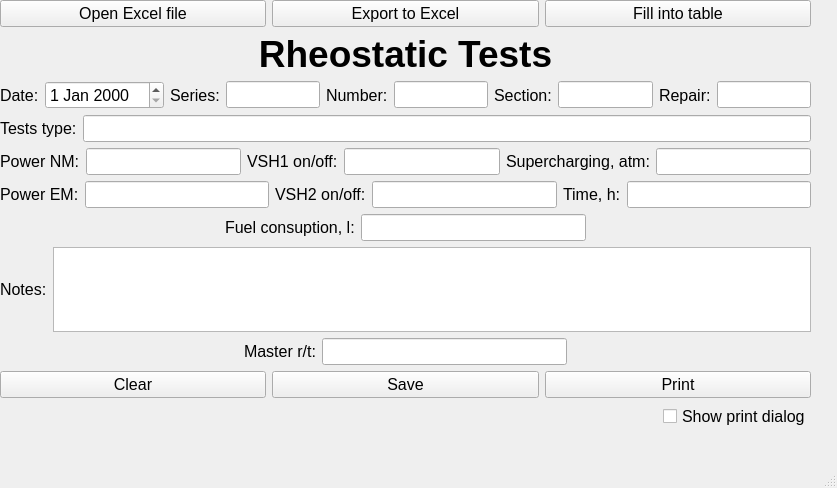
<?xml version="1.0" encoding="UTF-8"?>
<ui version="4.0">
 <class>PrintoutMainWin</class>
 <widget class="QMainWindow" name="PrintoutMainWin">
  <property name="geometry">
   <rect>
    <x>0</x>
    <y>0</y>
    <width>837</width>
    <height>488</height>
   </rect>
  </property>
  <property name="windowTitle">
   <string>PrintoutMainWin</string>
  </property>
  <widget class="QWidget" name="centralwidget">
   <property name="sizePolicy">
    <sizepolicy hsizetype="Preferred" vsizetype="Preferred">
     <horstretch>0</horstretch>
     <verstretch>0</verstretch>
    </sizepolicy>
   </property>
   <property name="font">
    <font>
     <pointsize>12</pointsize>
    </font>
   </property>
   <widget class="QWidget" name="verticalLayoutWidget">
    <property name="geometry">
     <rect>
      <x>0</x>
      <y>0</y>
      <width>811</width>
      <height>429</height>
     </rect>
    </property>
    <layout class="QVBoxLayout" name="verticalLayout">
     <property name="sizeConstraint">
      <enum>QLayout::SizeConstraint::SetNoConstraint</enum>
     </property>
     <item>
      <layout class="QHBoxLayout" name="horizontalLayout">
       <item>
        <widget class="QPushButton" name="openBtn">
         <property name="font">
          <font>
           <pointsize>12</pointsize>
          </font>
         </property>
         <property name="text">
          <string>Open Excel file</string>
         </property>
        </widget>
       </item>
       <item>
        <widget class="QPushButton" name="excelExportBtn">
         <property name="font">
          <font>
           <pointsize>12</pointsize>
          </font>
         </property>
         <property name="text">
          <string>Export to Excel</string>
         </property>
        </widget>
       </item>
       <item>
        <widget class="QPushButton" name="fillIntoTableBtn">
         <property name="font">
          <font>
           <pointsize>12</pointsize>
          </font>
         </property>
         <property name="text">
          <string>Fill into table</string>
         </property>
        </widget>
       </item>
      </layout>
     </item>
     <item>
      <layout class="QHBoxLayout" name="horizontalLayout_6">
       <item>
        <widget class="QLabel" name="rheostaticTestsLbl">
         <property name="font">
          <font>
           <pointsize>28</pointsize>
           <bold>true</bold>
          </font>
         </property>
         <property name="text">
          <string>Rheostatic Tests</string>
         </property>
         <property name="alignment">
          <set>Qt::AlignmentFlag::AlignCenter</set>
         </property>
        </widget>
       </item>
      </layout>
     </item>
     <item>
      <layout class="QHBoxLayout" name="horizontalLayout_7">
       <item>
        <widget class="QLabel" name="dateLbl">
         <property name="font">
          <font>
           <pointsize>12</pointsize>
          </font>
         </property>
         <property name="text">
          <string>Date:</string>
         </property>
        </widget>
       </item>
       <item>
        <widget class="QDateEdit" name="dateFld">
         <property name="font">
          <font>
           <pointsize>12</pointsize>
          </font>
         </property>
        </widget>
       </item>
       <item>
        <widget class="QLabel" name="seriesLbl">
         <property name="font">
          <font>
           <pointsize>12</pointsize>
          </font>
         </property>
         <property name="text">
          <string>Series:</string>
         </property>
        </widget>
       </item>
       <item>
        <widget class="QLineEdit" name="seriesFld">
         <property name="font">
          <font>
           <pointsize>12</pointsize>
          </font>
         </property>
        </widget>
       </item>
       <item>
        <widget class="QLabel" name="numberLbl">
         <property name="font">
          <font>
           <pointsize>12</pointsize>
          </font>
         </property>
         <property name="text">
          <string>Number:</string>
         </property>
        </widget>
       </item>
       <item>
        <widget class="QLineEdit" name="numberFld">
         <property name="font">
          <font>
           <pointsize>12</pointsize>
          </font>
         </property>
         <property name="inputMask">
          <string/>
         </property>
        </widget>
       </item>
       <item>
        <widget class="QLabel" name="sectionLbl">
         <property name="font">
          <font>
           <pointsize>12</pointsize>
          </font>
         </property>
         <property name="text">
          <string>Section:</string>
         </property>
        </widget>
       </item>
       <item>
        <widget class="QLineEdit" name="sectionFld">
         <property name="font">
          <font>
           <pointsize>12</pointsize>
          </font>
         </property>
        </widget>
       </item>
       <item>
        <widget class="QLabel" name="repairLbl">
         <property name="font">
          <font>
           <pointsize>12</pointsize>
          </font>
         </property>
         <property name="text">
          <string>Repair:</string>
         </property>
        </widget>
       </item>
       <item>
        <widget class="QLineEdit" name="repairFld">
         <property name="font">
          <font>
           <pointsize>12</pointsize>
          </font>
         </property>
        </widget>
       </item>
      </layout>
     </item>
     <item>
      <layout class="QHBoxLayout" name="horizontalLayout_8">
       <item>
        <widget class="QLabel" name="testsTypeLbl">
         <property name="font">
          <font>
           <pointsize>12</pointsize>
          </font>
         </property>
         <property name="text">
          <string>Tests type:</string>
         </property>
        </widget>
       </item>
       <item>
        <widget class="QLineEdit" name="testsTypeFld">
         <property name="font">
          <font>
           <pointsize>12</pointsize>
          </font>
         </property>
        </widget>
       </item>
      </layout>
     </item>
     <item>
      <layout class="QHBoxLayout" name="horizontalLayout_9">
       <item>
        <widget class="QLabel" name="normalPowerLbl">
         <property name="font">
          <font>
           <pointsize>12</pointsize>
          </font>
         </property>
         <property name="text">
          <string>Power NM:</string>
         </property>
        </widget>
       </item>
       <item>
        <widget class="QLineEdit" name="normalPowerFld">
         <property name="font">
          <font>
           <pointsize>12</pointsize>
          </font>
         </property>
        </widget>
       </item>
       <item>
        <widget class="QLabel" name="vsh1Lbl">
         <property name="font">
          <font>
           <pointsize>12</pointsize>
          </font>
         </property>
         <property name="text">
          <string>VSH1 on/off:</string>
         </property>
        </widget>
       </item>
       <item>
        <widget class="QLineEdit" name="vsh1Fld">
         <property name="font">
          <font>
           <pointsize>12</pointsize>
          </font>
         </property>
        </widget>
       </item>
       <item>
        <widget class="QLabel" name="superchargingLbl">
         <property name="font">
          <font>
           <pointsize>12</pointsize>
          </font>
         </property>
         <property name="text">
          <string>Supercharging, atm:</string>
         </property>
        </widget>
       </item>
       <item>
        <widget class="QLineEdit" name="superchargingFld">
         <property name="font">
          <font>
           <pointsize>12</pointsize>
          </font>
         </property>
        </widget>
       </item>
      </layout>
     </item>
     <item>
      <layout class="QHBoxLayout" name="horizontalLayout_11">
       <item>
        <widget class="QLabel" name="emergencyPowerLbl">
         <property name="font">
          <font>
           <pointsize>12</pointsize>
          </font>
         </property>
         <property name="text">
          <string>Power EM:</string>
         </property>
        </widget>
       </item>
       <item>
        <widget class="QLineEdit" name="emergencyPowerFld">
         <property name="font">
          <font>
           <pointsize>12</pointsize>
          </font>
         </property>
        </widget>
       </item>
       <item>
        <widget class="QLabel" name="vsh2Lbl">
         <property name="font">
          <font>
           <pointsize>12</pointsize>
          </font>
         </property>
         <property name="text">
          <string>VSH2 on/off:</string>
         </property>
        </widget>
       </item>
       <item>
        <widget class="QLineEdit" name="vsh2Fld">
         <property name="font">
          <font>
           <pointsize>12</pointsize>
          </font>
         </property>
        </widget>
       </item>
       <item>
        <widget class="QLabel" name="timeLbl">
         <property name="font">
          <font>
           <pointsize>12</pointsize>
          </font>
         </property>
         <property name="text">
          <string>Time, h:</string>
         </property>
        </widget>
       </item>
       <item>
        <widget class="QLineEdit" name="timeFld">
         <property name="font">
          <font>
           <pointsize>12</pointsize>
          </font>
         </property>
        </widget>
       </item>
      </layout>
     </item>
     <item>
      <layout class="QHBoxLayout" name="horizontalLayout_12">
       <item>
        <spacer name="horizontalSpacer_2">
         <property name="orientation">
          <enum>Qt::Orientation::Horizontal</enum>
         </property>
         <property name="sizeHint" stdset="0">
          <size>
           <width>40</width>
           <height>20</height>
          </size>
         </property>
        </spacer>
       </item>
       <item>
        <widget class="QLabel" name="fuelConsuptionLbl">
         <property name="font">
          <font>
           <pointsize>12</pointsize>
          </font>
         </property>
         <property name="text">
          <string>Fuel consuption, l:</string>
         </property>
        </widget>
       </item>
       <item>
        <widget class="QLineEdit" name="fuelConsuptionFld">
         <property name="font">
          <font>
           <pointsize>12</pointsize>
          </font>
         </property>
        </widget>
       </item>
       <item>
        <spacer name="horizontalSpacer">
         <property name="orientation">
          <enum>Qt::Orientation::Horizontal</enum>
         </property>
         <property name="sizeHint" stdset="0">
          <size>
           <width>40</width>
           <height>20</height>
          </size>
         </property>
        </spacer>
       </item>
      </layout>
     </item>
     <item>
      <layout class="QHBoxLayout" name="horizontalLayout_13">
       <item>
        <widget class="QLabel" name="notesLbl">
         <property name="font">
          <font>
           <pointsize>12</pointsize>
          </font>
         </property>
         <property name="text">
          <string>Notes:</string>
         </property>
        </widget>
       </item>
       <item>
        <widget class="QTextEdit" name="notesFld">
         <property name="font">
          <font>
           <pointsize>12</pointsize>
          </font>
         </property>
        </widget>
       </item>
      </layout>
     </item>
     <item>
      <layout class="QHBoxLayout" name="horizontalLayout_14">
       <item>
        <spacer name="horizontalSpacer_4">
         <property name="orientation">
          <enum>Qt::Orientation::Horizontal</enum>
         </property>
         <property name="sizeHint" stdset="0">
          <size>
           <width>40</width>
           <height>20</height>
          </size>
         </property>
        </spacer>
       </item>
       <item>
        <widget class="QLabel" name="masterLbl">
         <property name="font">
          <font>
           <pointsize>12</pointsize>
          </font>
         </property>
         <property name="text">
          <string>Master r/t:</string>
         </property>
        </widget>
       </item>
       <item>
        <widget class="QLineEdit" name="masterFld">
         <property name="font">
          <font>
           <pointsize>12</pointsize>
          </font>
         </property>
        </widget>
       </item>
       <item>
        <spacer name="horizontalSpacer_5">
         <property name="orientation">
          <enum>Qt::Orientation::Horizontal</enum>
         </property>
         <property name="sizeHint" stdset="0">
          <size>
           <width>40</width>
           <height>20</height>
          </size>
         </property>
        </spacer>
       </item>
      </layout>
     </item>
     <item>
      <layout class="QHBoxLayout" name="horizontalLayout_15">
       <item>
        <widget class="QPushButton" name="clearBtn">
         <property name="font">
          <font>
           <pointsize>12</pointsize>
          </font>
         </property>
         <property name="text">
          <string>Clear</string>
         </property>
        </widget>
       </item>
       <item>
        <widget class="QPushButton" name="saveBtn">
         <property name="font">
          <font>
           <pointsize>12</pointsize>
          </font>
         </property>
         <property name="text">
          <string>Save</string>
         </property>
        </widget>
       </item>
       <item>
        <widget class="QPushButton" name="printBtn">
         <property name="font">
          <font>
           <pointsize>12</pointsize>
          </font>
         </property>
         <property name="text">
          <string>Print</string>
         </property>
        </widget>
       </item>
      </layout>
     </item>
     <item>
      <layout class="QHBoxLayout" name="horizontalLayout_2">
       <item>
        <spacer name="horizontalSpacer_3">
         <property name="orientation">
          <enum>Qt::Orientation::Horizontal</enum>
         </property>
         <property name="sizeHint" stdset="0">
          <size>
           <width>40</width>
           <height>20</height>
          </size>
         </property>
        </spacer>
       </item>
       <item>
        <widget class="QCheckBox" name="showPrintDialogCheck">
         <property name="text">
          <string>Show print dialog</string>
         </property>
         <property name="tristate">
          <bool>false</bool>
         </property>
        </widget>
       </item>
      </layout>
     </item>
    </layout>
   </widget>
  </widget>
  <widget class="QMenuBar" name="menubar">
   <property name="geometry">
    <rect>
     <x>0</x>
     <y>0</y>
     <width>837</width>
     <height>19</height>
    </rect>
   </property>
  </widget>
  <widget class="QStatusBar" name="statusbar"/>
 </widget>
 <resources/>
 <connections/>
</ui>
